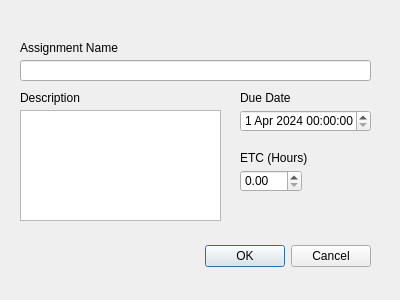
<?xml version="1.0" encoding="UTF-8"?>
<ui version="4.0">
 <class>Dialog2</class>
 <widget class="QDialog" name="Dialog2">
  <property name="geometry">
   <rect>
    <x>0</x>
    <y>0</y>
    <width>400</width>
    <height>300</height>
   </rect>
  </property>
  <property name="windowTitle">
   <string>Assignments</string>
  </property>
  <widget class="QDialogButtonBox" name="buttonBox">
   <property name="geometry">
    <rect>
     <x>30</x>
     <y>240</y>
     <width>341</width>
     <height>32</height>
    </rect>
   </property>
   <property name="orientation">
    <enum>Qt::Horizontal</enum>
   </property>
   <property name="standardButtons">
    <set>QDialogButtonBox::Cancel|QDialogButtonBox::Ok</set>
   </property>
  </widget>
  <widget class="QTextEdit" name="textEdit">
   <property name="geometry">
    <rect>
     <x>20</x>
     <y>110</y>
     <width>201</width>
     <height>111</height>
    </rect>
   </property>
  </widget>
  <widget class="QDateTimeEdit" name="dateTimeEdit">
   <property name="geometry">
    <rect>
     <x>240</x>
     <y>110</y>
     <width>131</width>
     <height>22</height>
    </rect>
   </property>
   <property name="minimumDateTime">
    <datetime>
     <hour>0</hour>
     <minute>0</minute>
     <second>0</second>
     <year>2024</year>
     <month>4</month>
     <day>1</day>
    </datetime>
   </property>
  </widget>
  <widget class="QLabel" name="label">
   <property name="geometry">
    <rect>
     <x>240</x>
     <y>150</y>
     <width>131</width>
     <height>16</height>
    </rect>
   </property>
   <property name="text">
    <string>ETC (Hours)</string>
   </property>
  </widget>
  <widget class="QLabel" name="label_2">
   <property name="geometry">
    <rect>
     <x>240</x>
     <y>90</y>
     <width>131</width>
     <height>16</height>
    </rect>
   </property>
   <property name="text">
    <string>Due Date</string>
   </property>
  </widget>
  <widget class="QDoubleSpinBox" name="doubleSpinBox">
   <property name="geometry">
    <rect>
     <x>240</x>
     <y>170</y>
     <width>62</width>
     <height>22</height>
    </rect>
   </property>
  </widget>
  <widget class="QLineEdit" name="lineEdit">
   <property name="geometry">
    <rect>
     <x>20</x>
     <y>60</y>
     <width>351</width>
     <height>21</height>
    </rect>
   </property>
  </widget>
  <widget class="QLabel" name="label_3">
   <property name="geometry">
    <rect>
     <x>20</x>
     <y>40</y>
     <width>121</width>
     <height>16</height>
    </rect>
   </property>
   <property name="text">
    <string>Assignment Name</string>
   </property>
  </widget>
  <widget class="QLabel" name="label_4">
   <property name="geometry">
    <rect>
     <x>20</x>
     <y>90</y>
     <width>91</width>
     <height>16</height>
    </rect>
   </property>
   <property name="text">
    <string>Description</string>
   </property>
  </widget>
 </widget>
 <resources/>
 <connections>
  <connection>
   <sender>buttonBox</sender>
   <signal>accepted()</signal>
   <receiver>Dialog2</receiver>
   <slot>accept()</slot>
   <hints>
    <hint type="sourcelabel">
     <x>248</x>
     <y>254</y>
    </hint>
    <hint type="destinationlabel">
     <x>157</x>
     <y>274</y>
    </hint>
   </hints>
  </connection>
  <connection>
   <sender>buttonBox</sender>
   <signal>rejected()</signal>
   <receiver>Dialog2</receiver>
   <slot>reject()</slot>
   <hints>
    <hint type="sourcelabel">
     <x>316</x>
     <y>260</y>
    </hint>
    <hint type="destinationlabel">
     <x>286</x>
     <y>274</y>
    </hint>
   </hints>
  </connection>
 </connections>
</ui>
